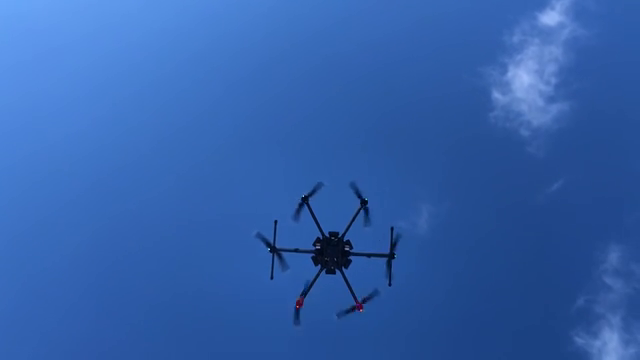
#> input picture frame 245 of big_third.mp4, 640 x 360 px
$ python object_vid.py   (older library calls are emulated)
#> lines starting #> are read from the running program, lines starting #| are printed output that depends on the picture; after the words box and inside, x2 and y2 are one past the last pixel; in counts of white or black regions, pixels touching at a corner belong together
import cv2
import numpy as np
import matplotlib.pyplot as plt
from mpl_toolkits.mplot3d import Axes3D
from matplotlib import style
from time import time
import random


def outline(w, h, center, frame):
	cv2.line(frame, (0, h//2), (w, h//2), (255,255,255), 1)					# horizontal x axis
	cv2.line(frame, (w//2, 0), (w//2, h), (255,255,255), 1)					# vertical y axis
	cv2.arrowedLine(frame, center, (w//2+30, h//2), (0,255,255), 1)
	cv2.arrowedLine(frame, center, (w//2, h//2-30), (0,255,255), 1)


def distance(x, y, altitude):
	relative_x = altitude * x / 1000
	relative_y = altitude * y / 1000
	dis_display = "x: {:.1f}cm, y: {:.1f}cm".format(relative_x, relative_y)
	return dis_display


def vector(w, h, x, y, df = 0.3, altitude=1):
	return (w//2 + int(x*df),  h//2 - int(y*df))


def main():
	style.use('seaborn')
	cap = cv2.VideoCapture('big_third.mp4')

	# kernel = np.ones((1,1),np.uint8)
	lower_limit = np.array([0, 0, 0])
	upper_limit = np.array([82, 255, 255])

	w = int(cap.get(3))  						# width: 	640    	(/2 = 320)
	h = int(cap.get(4)) 						# height: 360			(/2 = 180)
	center = (w//2, h//2) 					# (320, 180)

	# altitude
	# 0000  150   810    1980   2310
	# 400cm 400cm 5000cm 5000cm 600cm
	altitude = 400

	# plot starting point but this is not the right way
	x = [113, 113]
	y = [-175, -175]
	z = [altitude, altitude]

	# interval
	interval = 750

	# plot figure
	fig2 = plt.figure()
	fig = plt.figure()

	# fig3d
	ax = Axes3D(fig)
	ax.set_xlim3d(-interval, interval)
	ax.set_ylim3d(-interval, interval)
	ax.set_zlim3d(0, altitude*2)
	line,  = ax.plot(x,y,z, linewidth=1)

	# fig2d
	ax2 = fig2.add_subplot(1,1,1)
	ax2.set_xlim(-interval, interval)
	ax2.set_ylim(-interval, interval)
	line2, = ax2.plot(x,y, linewidth=1)

	# window position and size
	fig.canvas.manager.window.wm_geometry("+%d+%d" % (w, h+40))
	fig.set_size_inches(6.4, 3.4, forward=True)
	fig2.canvas.manager.window.wm_geometry("+%d+%d" % (0, 2*h+40))
	fig2.set_size_inches(5, 2.8, forward=True)

	plt.show(block=False)
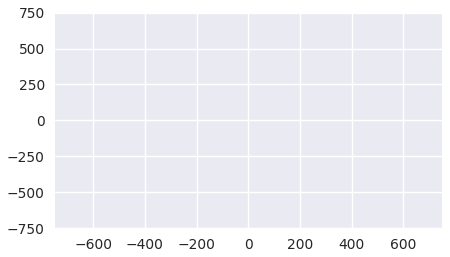
#> figure drawn by matplotlib, 1 panel

	# pre alloacted lists
	# x = [None] * int(5000)
	# y = [None] * int(5000)
	# z = [None] * int(5000)

	t = time()
	i = 0						# for fps
	n = 0 					# for plotting with preallocation
	frames = ""
	cX = 1
	cY = 1

	while True:
		print(i)
		altitude = altitude + random.uniform(-.15, 0.15)
		if i > 150 and i < 810 and altitude < 5000:
			altitude += 7 - random.uniform(0.01, 0.62)
		elif i > 1980 and i < 2310 and altitude > 600:
			altitude -= 13 + random.uniform(0.01, 0.66)

		_, frame = cap.read()
#> frame is the input picture: shape (360, 640, 3); mean B, G, R 170.5, 96.3, 50.6

		# mask
		mask = cv2.inRange(frame, lower_limit, upper_limit)
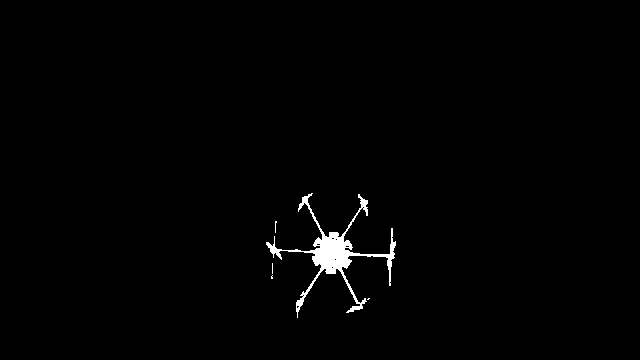
#> mask: shape (360, 640); 1% white; 5 white regions (4 under 20 px)
		# mask = cv2.dilate(mask,kernel,iterations = 1)

		# result
		result = cv2.bitwise_and(frame, frame, mask=mask)

		_, thresh = cv2.threshold(mask, 40, 255, 0)
		_, contours, _ = cv2.findContours(thresh, cv2.RETR_EXTERNAL, cv2.CHAIN_APPROX_NONE)
#> contours = 5 contours, 4 with area under 20; largest, box (x1, y1, x2, y2) and area: (266, 193, 396, 318) 1890

		if len(contours) != 0:
			outline(w, h, center, frame)
#> in outline, `cv2.arrowedLine(frame, center, (w//2+30, h//2), (0,255,255), 1)`: frame: shape (360, 640, 3); mean B, G, R 170.8, 97, 51.5
#> in outline, `cv2.arrowedLine(frame, center, (w//2, h//2-30), (0,255,255), 1)`: frame: shape (360, 640, 3); mean B, G, R 170.8, 97, 51.5
			# outline(w, h, center, result)

			# biggest contour
			c = max(contours, key = cv2.contourArea)
#> c = contour of 941 points, box (x1, y1, x2, y2) (266, 193, 396, 318), area 1890
			xc,yc,wc,hc = cv2.boundingRect(c)
#> xc = 266; yc = 193; wc = 130; hc = 125
			cv2.rectangle(frame,(xc,yc),(xc+wc,yc+hc), (250,206,135), 1)
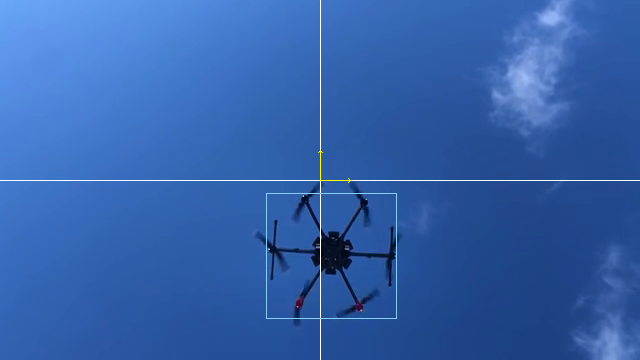
#> frame: shape (360, 640, 3); mean B, G, R 171, 97.3, 51.7

			# find centroid
			M = cv2.moments(c)
#> M = moments, m00 1890.5, centre m10/m00, m01/m00 = (334.1, 253.4)
			if M["m00"] != 0:
				cX = int(M["m10"] / M["m00"])
#> cX = 334
				cY = int(M["m01"] / M["m00"])
#> cY = 253
				cv2.circle(frame, (cX, cY), 1, (255, 255, 255), -1)		# -1 "negative linewidth" is for fill
#> frame: shape (360, 640, 3); under 0.01% of pixels changed, all inside (x1, y1, x2, y2) = (333, 252, 336, 255)

			# distance calucations
			dis_display = distance(cX-w//2, h//2-cY, altitude)
#> dis_display = 'x: 5.6cm, y: -29.2cm'
			cv2.putText(result, dis_display, (cX - 25, cY - 25),cv2.FONT_HERSHEY_SIMPLEX, 0.5, (255, 255, 255), 1)
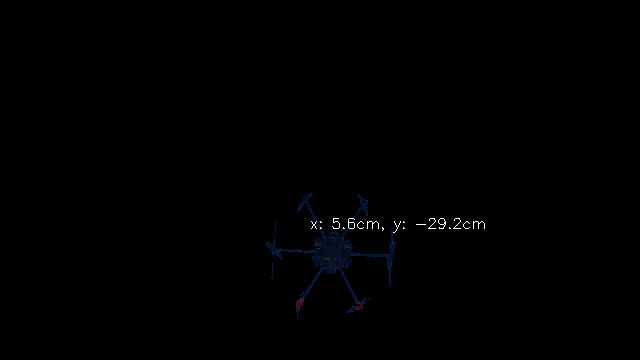
#> result: shape (360, 640, 3); mean B, G, R 0.8, 0.5, 0.4

			# distance vector
			towards_center = vector(w, h, cX-w//2, h//2-cY, df=0.7)				# df: diminishing factor [0, 1]
#> towards_center = (329, 231)
			cv2.arrowedLine(result, (cX,cY), towards_center, (0,255,255), 1)
#> result: shape (360, 640, 3); 0.01% of pixels changed, all inside (x1, y1, x2, y2) = (328, 231, 335, 254)

			# plot
			x.append(altitude * (cX-w//2) / 1000)
			y.append(altitude * (h//2-cY) / 1000)
			z.append(altitude)
			line.set_xdata(x)
			line.set_ydata(y)
			line.set_3d_properties(z)

			line2.set_xdata(x)
			line2.set_ydata(y)

			# [7 lines of commented-out code are left out]

			ax.set_zlim3d(max(0, altitude-1000) , altitude+1000)

			fig.canvas.draw()
			fig.canvas.flush_events()

			fig2.canvas.draw()
			fig2.canvas.flush_events()


		# frames text
		cv2.putText(frame, frames, (5, 15),cv2.FONT_HERSHEY_SIMPLEX, 0.4, (255, 255, 255), 1)
		cv2.putText(frame, "altitude: " + str(altitude/100)[:5] + "m" , (5, 30),cv2.FONT_HERSHEY_SIMPLEX, 0.4, (255, 255, 255), 1)
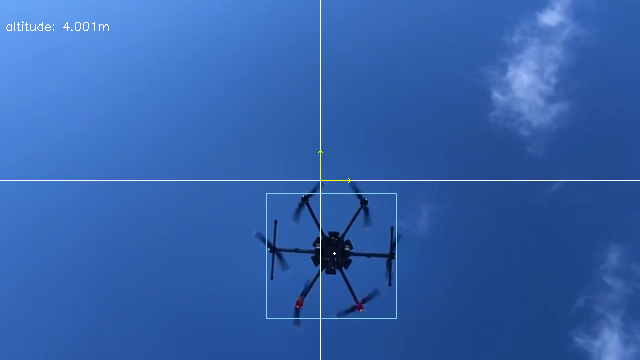
#> frame: shape (360, 640, 3); mean B, G, R 171, 97.4, 51.9

		# displaying
		final_img = cv2.hconcat((frame, result))
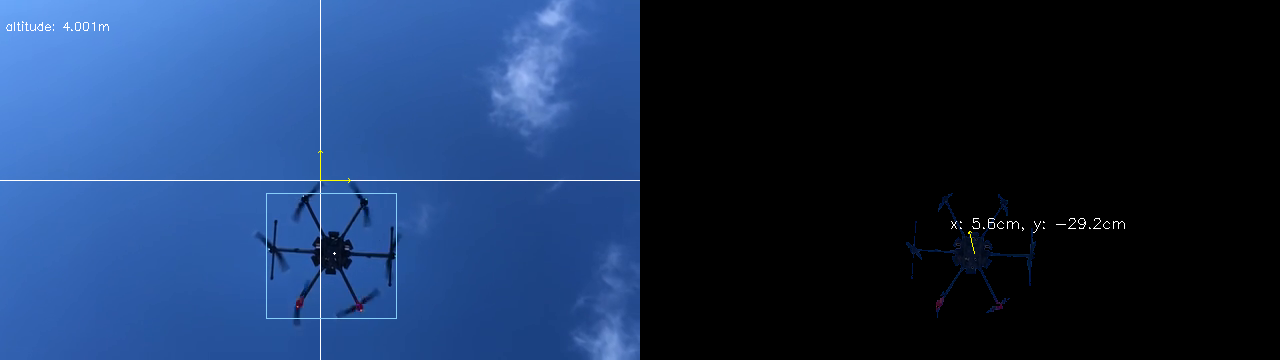
#> final_img: shape (360, 1280, 3); mean B, G, R 85.9, 49, 26.2
		# cv2.imshow("result", result)
		# cv2.moveWindow("result", w, 20)
		cv2.imshow("mask", mask)
		cv2.moveWindow("mask", 0, h+20)
		cv2.imshow("frame", final_img)

		key = cv2.waitKey(1)
#> (key Esc is pressed here)
		if key == 27:
			break

		# fps measurements
		if i%30 == 0 :
			frames = "FPS: {0:<4.2f} (without realtime plotting ~ 23)".format(i/(time() - t))

		i += 1

	# outside while loop
	plt.show()  # to hold the plot at the end

	cap.release()
	cv2.destroyAllWindows()


main()

$ run again, starting later in the video
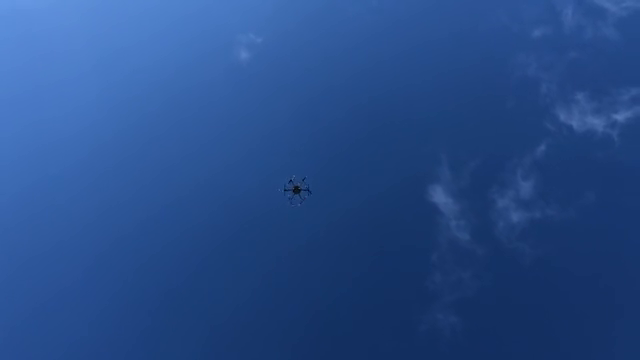
#> input picture frame 1103 of big_third.mp4, 640 x 360 px
#> in main, frame is the input picture: shape (360, 640, 3); mean B, G, R 136.6, 76, 39.2
#> in main, `mask = cv2.inRange(frame, lower_limit, upper_limit)`:
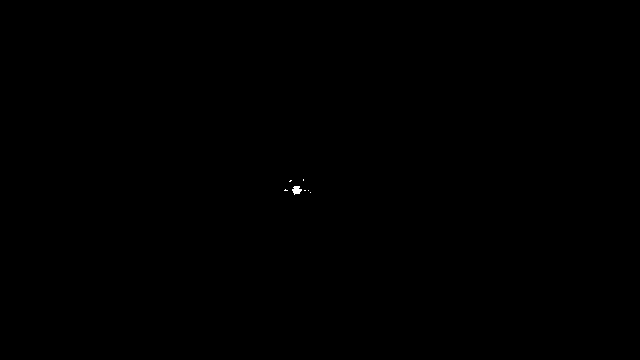
#> mask: shape (360, 640); 0.03% white; 7 white regions (6 under 20 px)
#> contours = 7 contours, 6 with area under 20; largest, box (x1, y1, x2, y2) and area: (292, 186, 302, 195) 45
#> c = contour of 28 points, box (x1, y1, x2, y2) (292, 186, 302, 195), area 45
#> xc = 292; yc = 186; wc = 10; hc = 9
#> M = moments, m00 45, centre m10/m00, m01/m00 = (296.3, 189.7)
#> cX = 296
#> cY = 189
#> dis_display = 'x: -9.6cm, y: -3.6cm'
#> towards_center = (304, 186)
#> in main, `final_img = cv2.hconcat((frame, result))`:
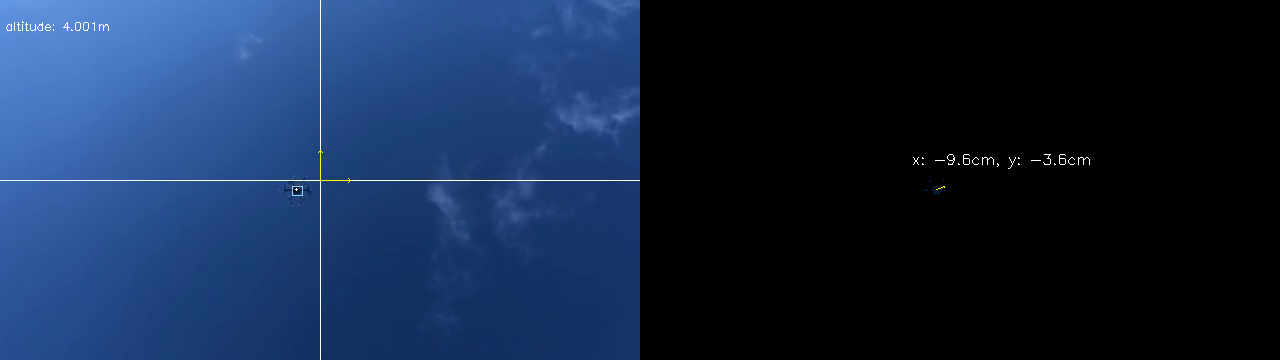
#> final_img: shape (360, 1280, 3); mean B, G, R 68.8, 38.7, 20.3

$ run again, starting later in the video
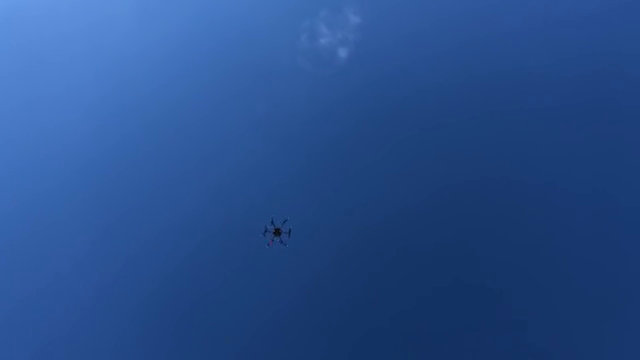
#> input picture frame 1962 of big_third.mp4, 640 x 360 px
#> in main, frame is the input picture: shape (360, 640, 3); mean B, G, R 140, 78.1, 40.1
#> in main, `mask = cv2.inRange(frame, lower_limit, upper_limit)`:
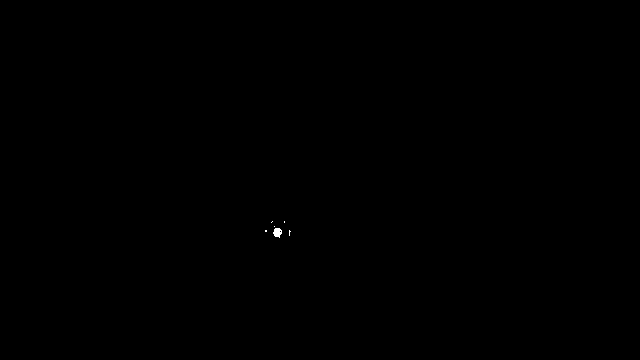
#> mask: shape (360, 640); 0.03% white; 6 white regions (5 under 20 px)
#> contours = 6 contours, 5 with area under 20; largest, box (x1, y1, x2, y2) and area: (273, 228, 282, 238) 52
#> c = contour of 25 points, box (x1, y1, x2, y2) (273, 228, 282, 238), area 52
#> xc = 273; yc = 228; wc = 9; hc = 10
#> M = moments, m00 51.5, centre m10/m00, m01/m00 = (277.1, 232)
#> cX = 277
#> cY = 231
#> dis_display = 'x: -17.2cm, y: -20.4cm'
#> towards_center = (290, 215)
#> in main, `final_img = cv2.hconcat((frame, result))`:
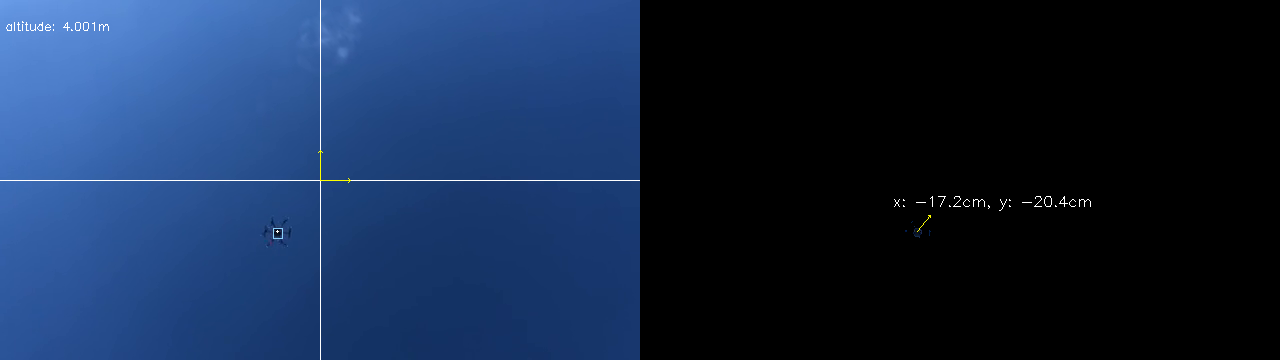
#> final_img: shape (360, 1280, 3); mean B, G, R 70.5, 39.7, 20.8
